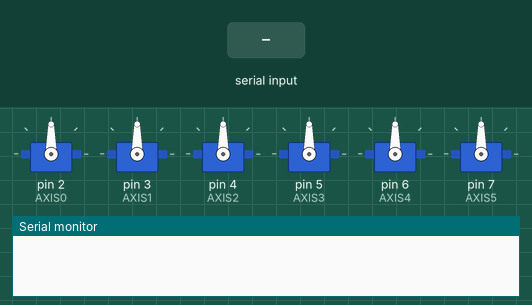
A sketch run on a simulated Arduino Uno, built with avr-gcc and run on an emulated ATmega328P. On the bench: 6 × servo, the last lines printed to the serial monitor. The test bench sets the inputs (shaded band).

Above: at 1.2 s.
1.3 s: "90,45,200,10\n" received over Serial
At 3.75 s:
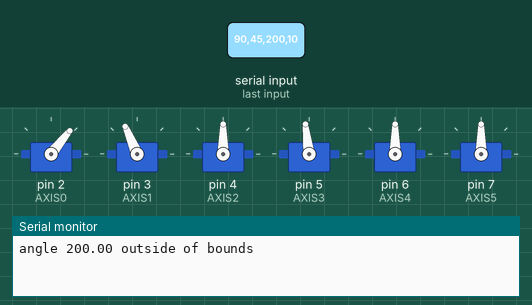
4.3 s: "30,150,10,200\n" received over Serial
At 7.4 s:
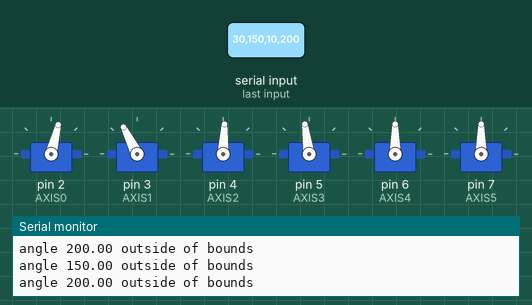
Timing chart, 0 to 8.9 s (numbered marks = the images above; inputs shaded):
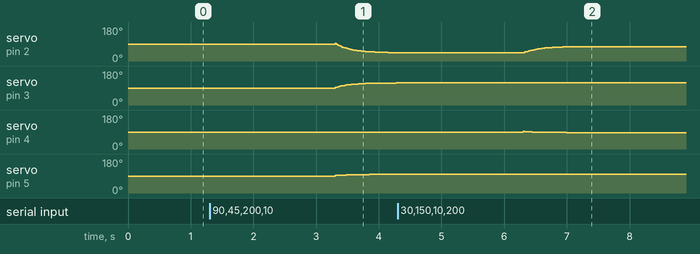

The sketch:

neck_firmware_listener.ino
```cpp
#include <Servo.h>


#define AXIS0   (2)
#define AXIS1   (3)
#define AXIS2   (4)
#define AXIS3   (5)
#define AXIS4   (6)
#define AXIS5   (7)

Servo servos[6];
int scale[6];
float currentAngle[6];
float targetAngle[6];
float speed = 1.0/500.0;

void setup() {
  Serial.begin(57600);

  servos[0].attach(AXIS0);
  servos[1].attach(AXIS1);
  servos[2].attach(AXIS2);
  servos[3].attach(AXIS3);
  servos[4].attach(AXIS4);
  servos[5].attach(AXIS5);
  scale[0] = -1;
  scale[1] = 1;
  scale[2] = -1;
  scale[3] = 1;
  scale[4] = -1;
  scale[5] = 1;

  currentAngle[0] = 0;
  currentAngle[1] = 0;
  currentAngle[2] = 0;
  currentAngle[3] = 0;
  currentAngle[4] = 0;
  currentAngle[5] = 0;

  targetAngle[0] = 0;
  targetAngle[1] = 0;
  targetAngle[2] = 0;
  targetAngle[3] = 0;
  targetAngle[4] = 0;
  targetAngle[5] = 0;
}

void setAngle(int index, float angle) {
  /*Serial.print("Servo ");
  Serial.print(index);
  Serial.print(" now at ");
  Serial.print(angle);
  Serial.println("\n");*/
  currentAngle[index] = angle;

  angle = (angle * scale[index]) * (500.0f/90.0f) + 1500.0f;
  servos[index].writeMicroseconds(angle);
}

void setTarget(int index, float angle) {
  if (angle >= -90 && angle <= 90) {
    targetAngle[index] = angle;
  } else {
    Serial.print("angle ");
    Serial.print(angle);
    Serial.println(" outside of bounds");
  }
}

void loop() {

  if (Serial.available() > 0) {
    setTarget(0, Serial.parseFloat());
    setTarget(1, Serial.parseFloat());
    setTarget(2, Serial.parseFloat());
    setTarget(3, Serial.parseFloat());
    setTarget(4, Serial.parseFloat());
    setTarget(5, Serial.parseFloat());
  }

  for (int i=0; i<6; i++) {
    float delta = targetAngle[i] - currentAngle[i];

    if (abs(delta) > 0.1 || abs(delta) < -0.1) {

      /*Serial.print("Servo ");
      Serial.print(i);
      Serial.print(" now with delta ");
      Serial.print(delta );
      Serial.print(" and speed ");
      Serial.print(speed);
      Serial.print(" and ");
      Serial.print(targetAngle[i]);
      Serial.print(" - ");
      Serial.print(currentAngle[i]);
      Serial.println("\n");*/

      setAngle(i, currentAngle[i] + (delta * speed));
    } else {
      //Serial.print("no change for Servo ");
      //Serial.println(i);
    }
  }
}
```

Measured:
- after the input at 1.3 s, servo on pin 3 (AXIS1): moves from 90° to 117° over 0.98 s, starting after 2.0 s; servo on pin 5 (AXIS3): moves from 90° to 98° over 0.55 s, starting after 2.0 s
- after the input at 4.3 s, servo on pin 4 (AXIS2): 90° → 91° after 2.0 s, → 90° 0.14 s later, → 89° 0.11 s later, → 88° 0.13 s later, … (5 changes in this stretch)
